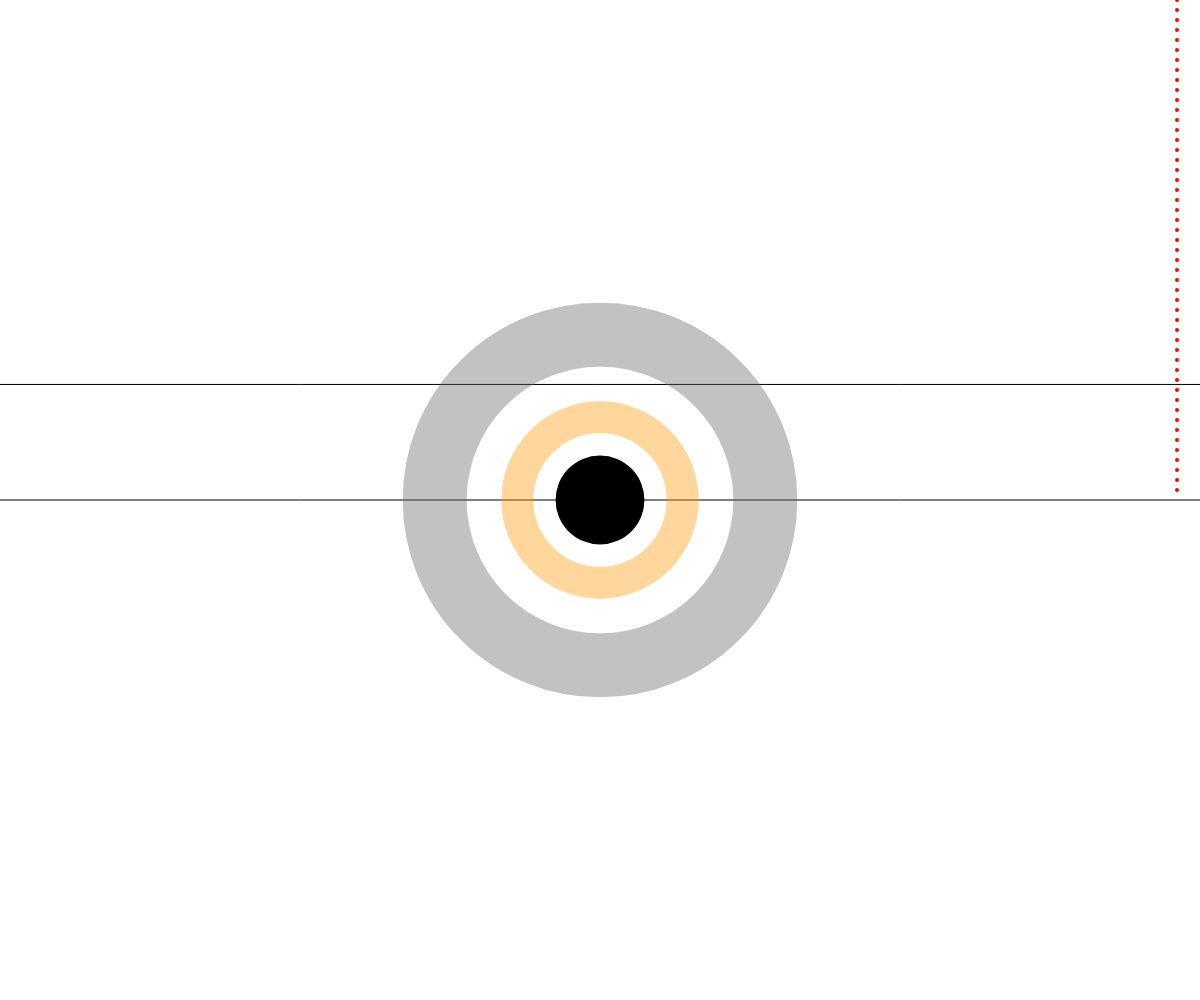
Frame 1 (no input)
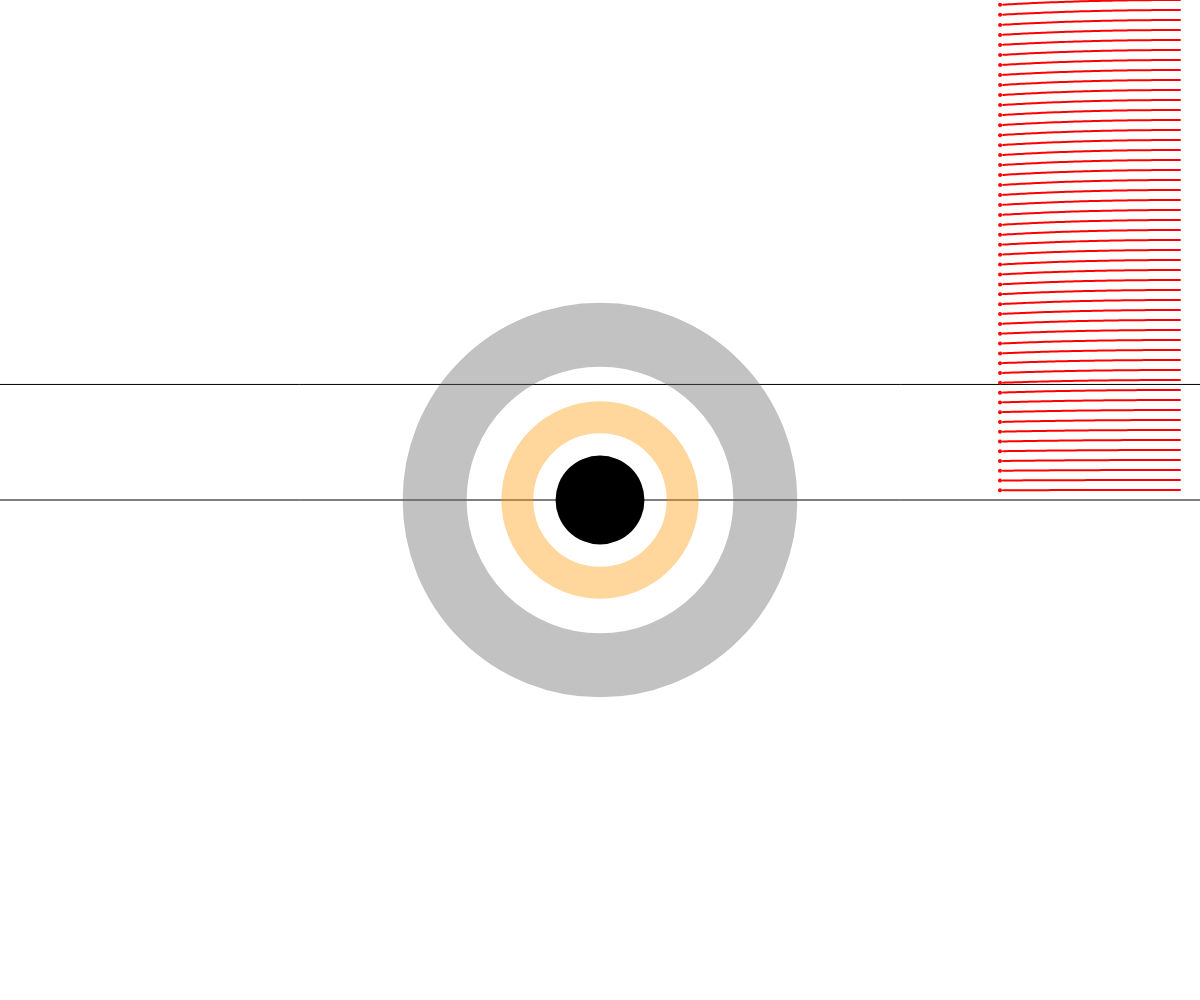
Frame 60 (no input)
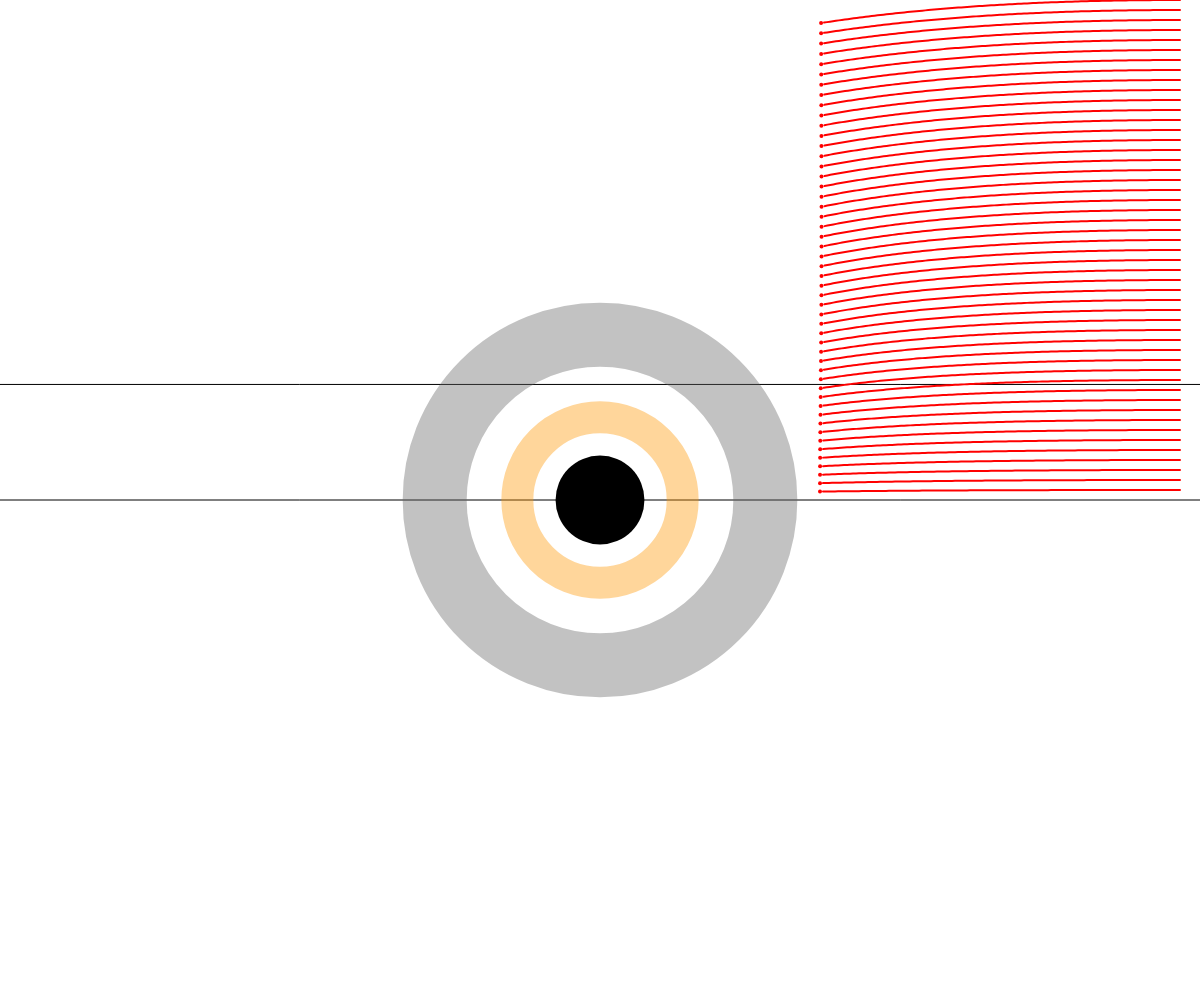
Frame 120 (the mouse pressed at the canvas centre since frame 60)

The p5.js sketch that drew these frames (run headless with seeded random() and noise() and a simulated clock; from frame 60 on, the mouse is pressed at the canvas centre):

// p5.js sketch
// ── sketch.js
// https://youtu.be/zUyH3XhpLTo
// https://www.asc.ohio-state.edu/orban.14/stemcoding/blackhole.html
// https://editor.p5js.org/codingtrain/sketches/4DvaeH0Ur

const c = 30;
const G = 2;
const dt = 0.1;

let m87;

const particles = [];
let start, end;

function setup() {
  createCanvas(windowWidth, windowHeight);
  m87 = new Blackhole(width / 2, height / 2, 10000);

  start = height / 2;
  end = height / 2 - m87.rs * 2.6;

  for (let y = 0; y < start; y += 10) {
    particles.push(new Photon(width - 20, y));
  }
}

function draw() {
  background(255);

  stroke(0);
  strokeWeight(1);
  line(0, start, width, start);
  line(0, end, width, end);

  for (let p of particles) {
    m87.pull(p);
    p.update();
    p.show();
  }
  m87.show();
}

// ── agujeroNegro.js
class Blackhole {
  constructor(x, y, m) {
    this.pos = createVector(x, y);
    this.mass = m;
    this.rs = (2 * G * this.mass) / (c * c);
  }

  pull(photon) {
    const force = p5.Vector.sub(this.pos, photon.pos);
    const r = force.mag();
    const fg = G * this.mass / (r * r);
    force.setMag(fg);
    photon.vel.add(force);
    photon.vel.setMag(c);

    if (r < this.rs) {
      photon.stop();
    }
  }


  show() {
    ellipseMode(RADIUS);
    fill(0);
    noStroke();
    ellipse(this.pos.x, this.pos.y, this.rs);

    noFill();
    stroke(100, 100);
    strokeWeight(64);
    ellipse(this.pos.x, this.pos.y, this.rs * 3 + 32);

    stroke(255, 150, 0, 100);
    strokeWeight(32);

    ellipse(this.pos.x, this.pos.y, this.rs * 1.5 + 16);


  }
}

// ── foton.js
class Photon {

  constructor(x, y) {
    this.pos = createVector(x, y);
    this.vel = createVector(-c, 0);
    this.history = [];
    this.stopped = false;
    this.theta = 0;
  }

  stop() {
    this.stopped = true;
  }

  update() {
    if (!this.stopped) {
      //if (frameCount % 5 == 0) {
      this.history.push(this.pos.copy());
      //}
      const deltaV = this.vel.copy();
      deltaV.mult(dt);
      this.pos.add(deltaV);
    }

    if (this.history.length > 500) {
      this.history.splice(0, 1);
    }


  }

  show() {
    strokeWeight(4);
    stroke(255, 0, 0);
    point(this.pos.x, this.pos.y);

    strokeWeight(2);
    noFill();
    beginShape();
    for (let v of this.history) {
      vertex(v.x, v.y);
    }

    endShape();

  }
}
